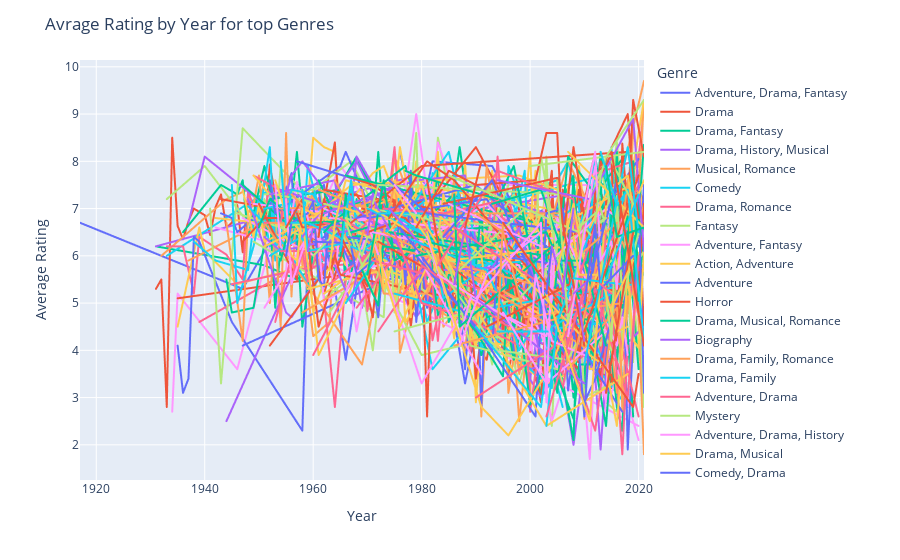

Write notebook code for a chart like this one.
### Code cell
fig = px.line(avg_rating_by_year, x='Year', y='Rating', color="Genre")
fig.update_layout(title='Avrage Rating by Year for top Genres', xaxis_title='Year', yaxis_title='Average Rating')
fig.show()
